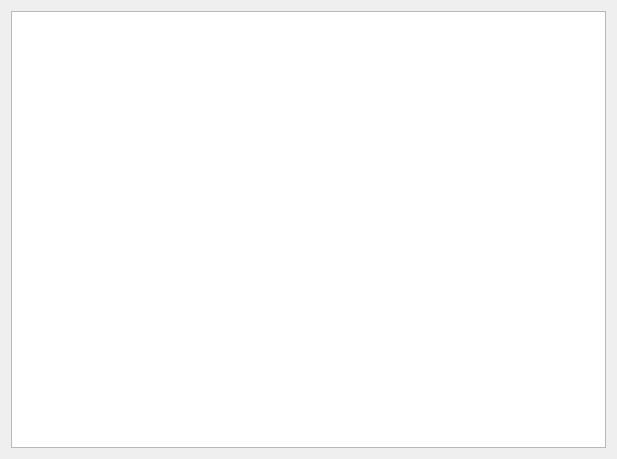
<?xml version="1.0" encoding="UTF-8"?>
<ui version="4.0">
 <class>GTAEditorWindow</class>
 <widget class="QWidget" name="GTAEditorWindow">
  <property name="geometry">
   <rect>
    <x>0</x>
    <y>0</y>
    <width>617</width>
    <height>459</height>
   </rect>
  </property>
  <property name="sizePolicy">
   <sizepolicy hsizetype="Expanding" vsizetype="Expanding">
    <horstretch>0</horstretch>
    <verstretch>0</verstretch>
   </sizepolicy>
  </property>
  <property name="focusPolicy">
   <enum>Qt::ClickFocus</enum>
  </property>
  <property name="contextMenuPolicy">
   <enum>Qt::CustomContextMenu</enum>
  </property>
  <property name="windowTitle">
   <string>Form</string>
  </property>
  <layout class="QGridLayout" name="gridLayout">
   <item row="0" column="0">
    <widget class="GTAElementTableView" name="EditorTV">
     <property name="focusPolicy">
      <enum>Qt::StrongFocus</enum>
     </property>
     <property name="autoFillBackground">
      <bool>false</bool>
     </property>
     <property name="frameShadow">
      <enum>QFrame::Sunken</enum>
     </property>
     <property name="dragDropOverwriteMode">
      <bool>false</bool>
     </property>
     <property name="dragDropMode">
      <enum>QAbstractItemView::DropOnly</enum>
     </property>
     <property name="defaultDropAction">
      <enum>Qt::CopyAction</enum>
     </property>
     <property name="alternatingRowColors">
      <bool>true</bool>
     </property>
     <property name="selectionMode">
      <enum>QAbstractItemView::SingleSelection</enum>
     </property>
     <property name="selectionBehavior">
      <enum>QAbstractItemView::SelectRows</enum>
     </property>
    </widget>
   </item>
  </layout>
 </widget>
 <customwidgets>
  <customwidget>
   <class>GTAElementTableView</class>
   <extends>QTableView</extends>
   <header>GTAElementTableView.h</header>
  </customwidget>
 </customwidgets>
 <resources/>
 <connections/>
</ui>
